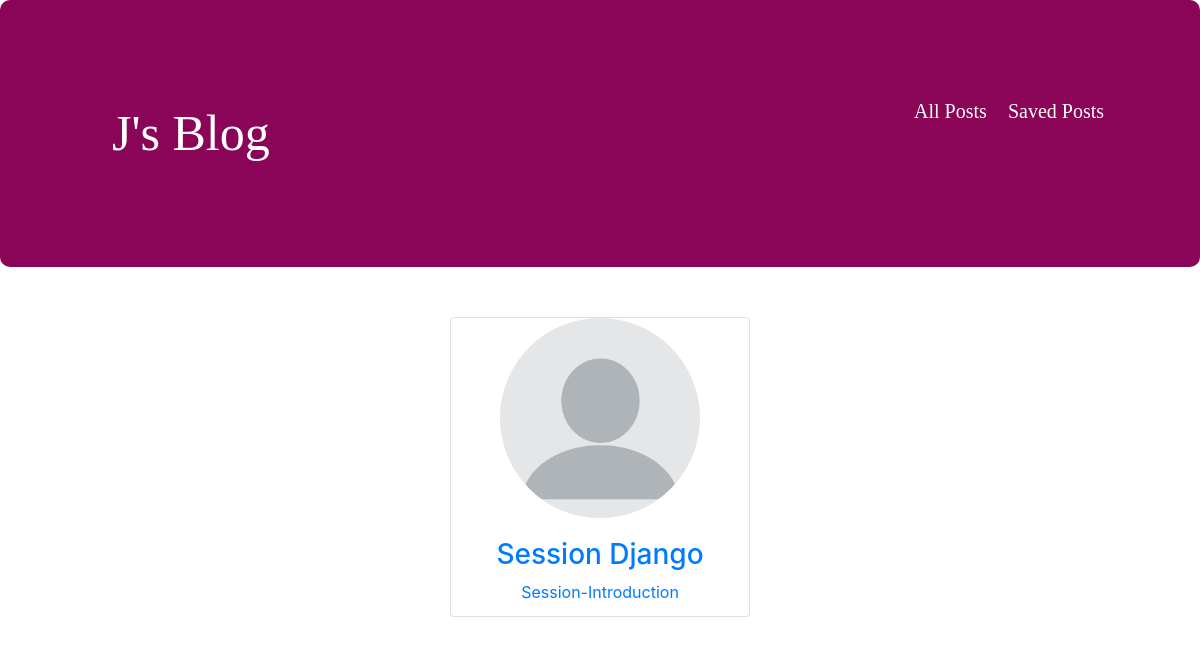
The app's page /index/ with its own data.
### blog/models.py (models this page shows, shortened)
class Post(models.Model):
    title = models.CharField(max_length=150)
    excerpt = models.CharField(max_length=200)
    image_name = models.ImageField(upload_to="posts",null=True)
    date = models.DateField(auto_now=True)
    slug = models.SlugField(unique=True,db_index=True)#when slug has unique as True,it implies db_index as True automatically.
    content = models.TextField(validators=[MinLengthValidator(10)])
    author = models.ForeignKey(Author,on_delete=models.SET_NULL,null=True,related_name="posts")
    tags = models.ManyToManyField(Tag)

### blog/views.py (the view)
# urls.py: path('index/',views.starting_page,name="starting-page"),
def starting_page(request):
    latest_posts = Post.objects.all().order_by("-date")[:3] # negative index for slicing doesnot supported by django
    return render(request,"blog/index.html",{
        "posts":latest_posts
    })

### templates/blog/index.html (shortened to what this page needs)
{% extends "blog/base.html" %}
{% load static %}
{% block css_files %}
<link rel="stylesheet" href="{% static 'blog/index.css' %}">
{% endblock %}
{% block content %}
<div class="jumbotron">
        <a href="{% url 'starting-page' %} ">J's Blog</a>
        <nav class="allposts">
                <a href="{% url 'allposts' %}">All Posts</a>
                <a href="{% url 'save-post' %}">Saved Posts</a>
        </nav>
</div>
<div class="card-group">
        {% for post in posts %}
            {% include "blog/includes/post.html" %}
    {% endfor %}
</div>
    {% endblock %}

### templates/blog/includes/post.html (shortened to what this page needs)
{% extends "blog/base.html" %}
{% load static %}
{% block css_files %}
<link rel="stylesheet" href="{% static 'blog/post.css' %}">
{% endblock %}
{% block content %}
    <a href="{% url 'selectedpost' post.slug %}" class="card-link">
            <div class="card">
                {% if post.image_name %}
                <img class="rounded-circle" src="{{ post.image_name.url }}" alt="{{ post.title }}" width="200px" height="200px">
                {% endif %}
                <div class="card-body">
                    <h3>{{ post.title }}</h3>
                    <p> {{ post.excerpt }}</p>
                </div>
            </div>
    {% endblock %}

### static/blog/index.css (style rules this page uses)
.jumbotron { background-color: rgb(138, 4, 87); border-radius: 10px; font-family: Georgia, 'Times New Roman', Times, serif; font-size: 50px; display: flex; justify-content: space-between; padding: 6rem; }
.jumbotron a { color: white; text-decoration: none; margin-top: 0%; margin-left: 1rem; }
.jumbotron nav { font-size: 20px; }
.card-group { display: flex; justify-content: center; margin: 50px 50px 50px 50px; }

### static/blog/post.css (style rules this page uses)
.card { width: 300px; height: 300px; align-items: center; text-decoration: none; }
.card-link { text-align: center; text-decoration: none; }

### records on screen
Post: image_name (placeholder picture), title "Session Django", excerpt "Session-Introduction"
